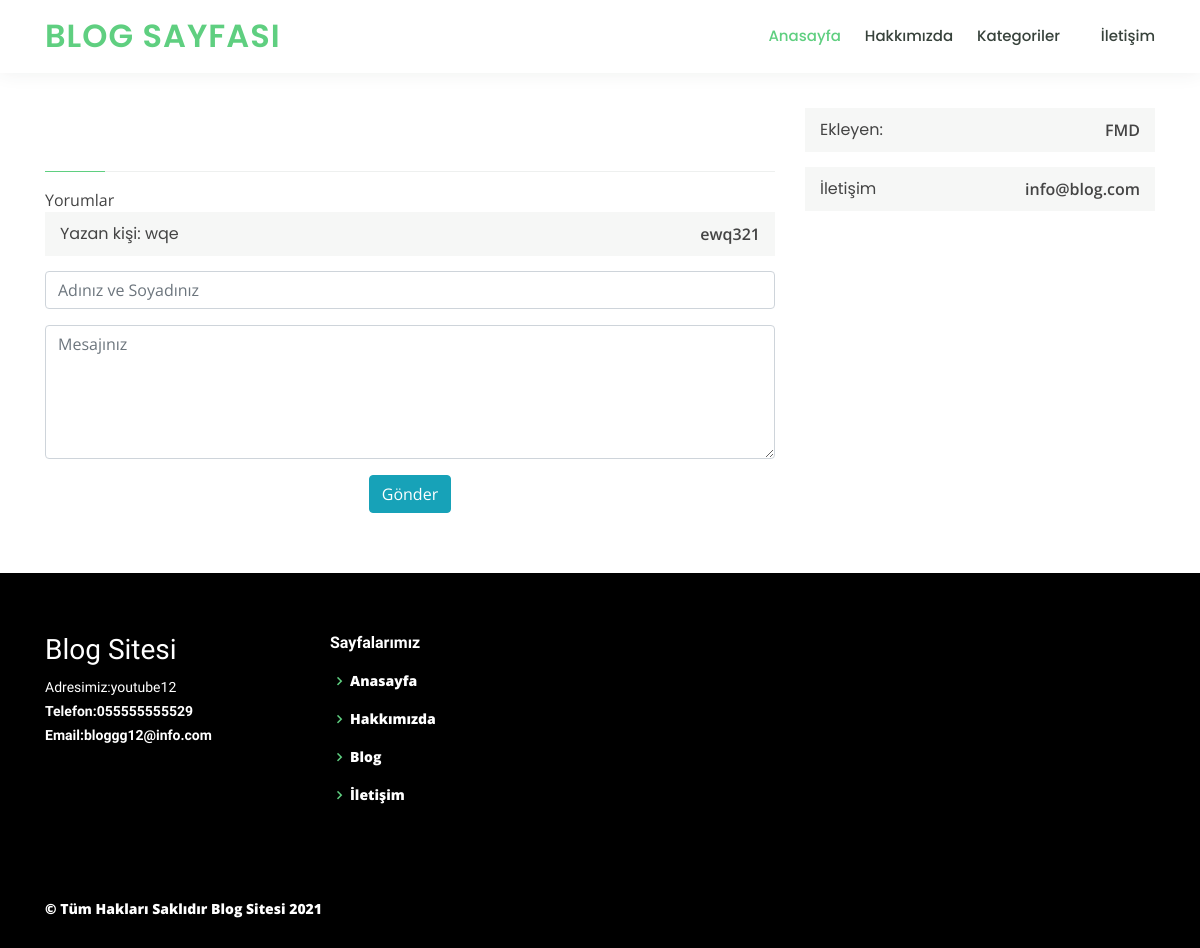
/blog-detay-merhabalar-169, run on an earlier commit of the app's database.
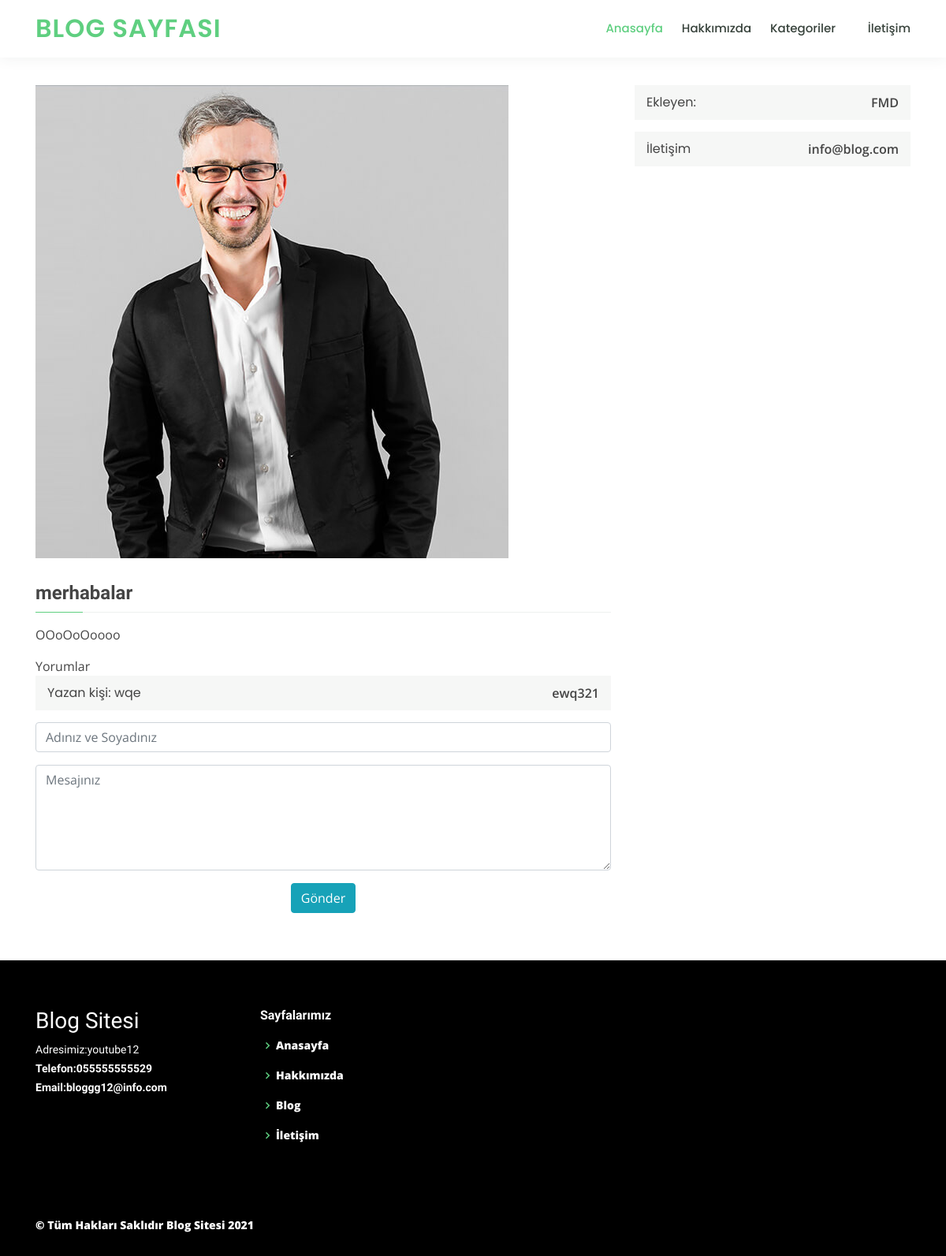
And on a later commit of the database.
### tables this page shows
CREATE TABLE `blog` (
  `blog_id` int(11) NOT NULL,
  `blog_baslik` varchar(250) NOT NULL,
  `blog_aciklama` text NOT NULL,
  `blog_resim` varchar(280) NOT NULL,
  `blog_sira` int(11) NOT NULL
);

### blog-detay.php (the view, shortened to what this page needs)
<?php require_once 'header.php';
$blogsor = $baglanti->prepare("SELECT * FROM blog where blog_id=:blog_id");
$blogsor->execute(array(
    'blog_id' => $_GET['blog_id']
));
$blogcek = $blogsor->fetch(PDO::FETCH_ASSOC);
?>
    <br><br>
    <main id="main">
        <section id="course-details" class="course-details">
            <div class="container" data-aos="fade-up">
                <div class="row">
                    <div class="col-lg-8">
                        <img src="admin/resimler/blog/<?php echo $blogcek['blog_resim'] ?>" class="img-fluid" alt="">
                        <h3><?php echo $blogcek['blog_baslik'] ?></h3>
                        <p>
                            <?php echo $blogcek['blog_aciklama'] ?>
                        </p>
                        Yorumlar
                        <?php
                        $yorumlarsor = $baglanti->prepare("SELECT * FROM yorumlar  where yorum_kategori=:yorum_kategori and blog_id=:blog_id and yorum_onay=:yorum_onay ");
                        $yorumlarsor->execute(array(
                            'yorum_kategori' => 1,
                            'blog_id' => $_GET['blog_id'],
                            'yorum_onay' => 1
                        ));
                        while ($yorumlarcek = $yorumlarsor->fetch(PDO::FETCH_ASSOC)) {
                            ?>
                            <div class="course-info d-flex justify-content-between align-items-center">
                                <h5>Yazan kişi: <?php echo $yorumlarcek['yorum_adsoyad'] ?></h5>
                                <p><?php echo $yorumlarcek['yorum_detay'] ?></p>
                            </div>
                        <?php } ?>
                        <form action="admin/islem.php" method="post">
                            <div class="form-row">
                                <div class="col-md-12 form-group">
                                    <input type="text" name="adsoyad" class="form-control" id="name"
                                           placeholder="Adınız ve Soyadınız" data-rule="minlen:4"
                                           data-msg="Lütfen minimum 4 karakte giriniz"/>
                                </div>
                            </div>
                            <div class="form-group">
                                <textarea class="form-control" name="detay" rows="5" data-rule="required"
                                          data-msg="Mesajınızı yazın" placeholder="Mesajınız"></textarea>
                            </div>
                            <div class="text-center">
                                <button name="blogyorumkaydet" class="btn btn-info" type="submit">Gönder</button>
                            </div>
                        </form>
                    </div>
                    <div class="col-lg-4">
                        <div class="course-info d-flex justify-content-between align-items-center">
                            <h5>Ekleyen: </h5>
                            <p>FMD</p>
                        </div>
                        <div class="course-info d-flex justify-content-between align-items-center">
                            <h5>İletişim</h5>
                            <p>info@blog.com</p>
                        </div>
                    </div>
                </div>
            </div>
        </section>
    </main>
<?php require_once 'footer.php'; ?>

What changed in the data, as far as the page shows it:
added blog: blog_resim (picture), blog_baslik "merhabalar", blog_aciklama "OOoOoOoooo"
